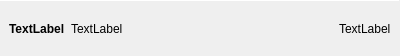
<?xml version="1.0" encoding="UTF-8"?>
<ui version="4.0">
 <class>BuildTaskProgressItem</class>
 <widget class="QWidget" name="BuildTaskProgressItem">
  <property name="geometry">
   <rect>
    <x>0</x>
    <y>0</y>
    <width>400</width>
    <height>56</height>
   </rect>
  </property>
  <property name="windowTitle">
   <string>Form</string>
  </property>
  <layout class="QVBoxLayout" name="verticalLayout">
   <property name="spacing">
    <number>0</number>
   </property>
   <property name="leftMargin">
    <number>0</number>
   </property>
   <property name="topMargin">
    <number>0</number>
   </property>
   <property name="rightMargin">
    <number>0</number>
   </property>
   <property name="bottomMargin">
    <number>0</number>
   </property>
   <item>
    <widget class="Line" name="line">
     <property name="maximumSize">
      <size>
       <width>16777215</width>
       <height>1</height>
      </size>
     </property>
     <property name="orientation">
      <enum>Qt::Horizontal</enum>
     </property>
    </widget>
   </item>
   <item>
    <layout class="QHBoxLayout" name="horizontalLayout_2">
     <property name="spacing">
      <number>6</number>
     </property>
     <property name="leftMargin">
      <number>9</number>
     </property>
     <property name="topMargin">
      <number>9</number>
     </property>
     <property name="rightMargin">
      <number>9</number>
     </property>
     <property name="bottomMargin">
      <number>9</number>
     </property>
     <item>
      <widget class="QLabel" name="titleLabel">
       <property name="font">
        <font>
         <bold>true</bold>
        </font>
       </property>
       <property name="text">
        <string notr="true">TextLabel</string>
       </property>
      </widget>
     </item>
     <item>
      <widget class="QLabel" name="descriptionLabel">
       <property name="sizePolicy">
        <sizepolicy hsizetype="Expanding" vsizetype="Preferred">
         <horstretch>0</horstretch>
         <verstretch>0</verstretch>
        </sizepolicy>
       </property>
       <property name="text">
        <string notr="true">TextLabel</string>
       </property>
      </widget>
     </item>
     <item>
      <widget class="QLabel" name="stepsLabel">
       <property name="text">
        <string notr="true">TextLabel</string>
       </property>
      </widget>
     </item>
    </layout>
   </item>
  </layout>
 </widget>
 <resources/>
 <connections/>
</ui>
